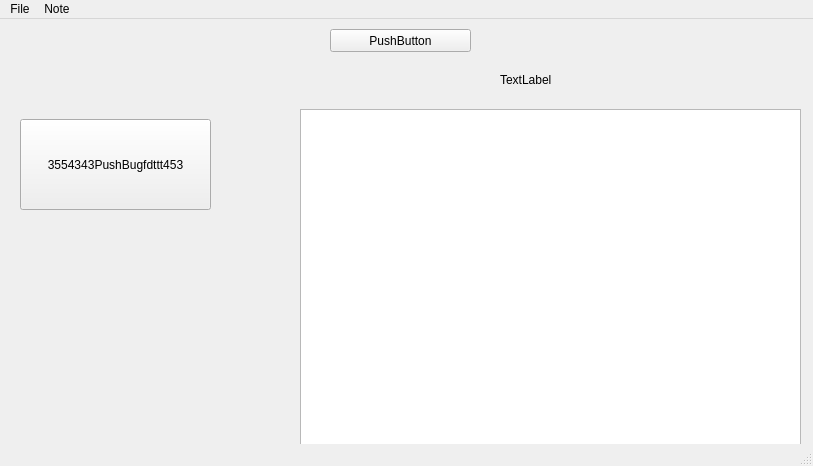
<?xml version="1.0" encoding="UTF-8"?>
<ui version="4.0">
 <class>NoteMainWindow</class>
 <widget class="QMainWindow" name="NoteMainWindow">
  <property name="geometry">
   <rect>
    <x>0</x>
    <y>0</y>
    <width>813</width>
    <height>466</height>
   </rect>
  </property>
  <property name="windowTitle">
   <string>NoteMainWindow</string>
  </property>
  <widget class="QWidget" name="centralWidget">
   <widget class="QTextEdit" name="textEdit">
    <property name="geometry">
     <rect>
      <x>300</x>
      <y>90</y>
      <width>501</width>
      <height>351</height>
     </rect>
    </property>
   </widget>
   <widget class="QLabel" name="NoteName">
    <property name="geometry">
     <rect>
      <x>500</x>
      <y>45</y>
      <width>131</width>
      <height>31</height>
     </rect>
    </property>
    <property name="text">
     <string>TextLabel</string>
    </property>
   </widget>
   <widget class="QPushButton" name="pushButton">
    <property name="geometry">
     <rect>
      <x>330</x>
      <y>10</y>
      <width>141</width>
      <height>23</height>
     </rect>
    </property>
    <property name="text">
     <string>PushButton</string>
    </property>
   </widget>
   <widget class="QPushButton" name="KEK">
    <property name="geometry">
     <rect>
      <x>20</x>
      <y>100</y>
      <width>191</width>
      <height>91</height>
     </rect>
    </property>
    <property name="text">
     <string>3554343PushBugfdttt453</string>
    </property>
   </widget>
  </widget>
  <widget class="QMenuBar" name="menuBar">
   <property name="geometry">
    <rect>
     <x>0</x>
     <y>0</y>
     <width>813</width>
     <height>21</height>
    </rect>
   </property>
   <widget class="QMenu" name="menuFile">
    <property name="title">
     <string>File</string>
    </property>
    <addaction name="separator"/>
   </widget>
   <widget class="QMenu" name="menuNote">
    <property name="title">
     <string>Note</string>
    </property>
   </widget>
   <addaction name="menuFile"/>
   <addaction name="menuNote"/>
  </widget>
  <widget class="QStatusBar" name="statusBar"/>
  <action name="actionNew_Note">
   <property name="text">
    <string>New Note</string>
   </property>
  </action>
 </widget>
 <layoutdefault spacing="6" margin="11"/>
 <resources/>
 <connections/>
</ui>
